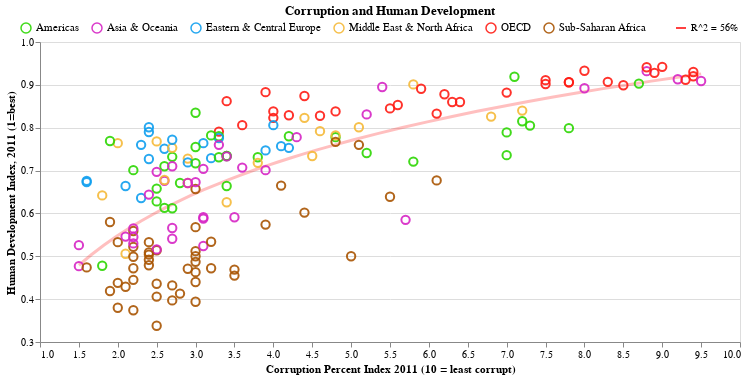

Notebook code cell kept with this figure:
### Markdown cell above
# Mudanças e Iteratividade

Mudanças que quero fazer:

+ Particularmente eu não gosto muito desse arranjo de cores, vou fazer algumas alterações consultando a ferramenta do AdobeColor
+ Colocar uma tooltip que mostra o nome do pais, IDH e o Indice de Corrupção.
+ Colocar destaque em paises de determinado continente quando selecionado na legenda.

### Code cell
selection = alt.selection_multi(fields=['region'], bind='legend')
scales = alt.selection_interval(bind='scales')

base_int = alt.Chart(df, title ='Corruption and Human Development').encode(
    x = alt.X('CPI:Q',title='Corruption Percent Index 2011 (10 = least corrupt)',
              scale=alt.Scale(zero=False),axis=alt.Axis(grid=False)),
    y = alt.Y('IDH:Q', title = 'Human Development Index, 2011 (1=best)',scale=alt.Scale(zero=False,domain =[.3,1])),
    ).properties(
    width=700,
    height=300,
)

points_int = base_int.mark_point(size=70).encode(color = alt.Color('region',scale=alt.Scale(
        range =[ "#2CD602","#D625C4",'#0F9FEE',"#F5B938", "#FF1C14", "#A85402", "#ff6347"]
        ),legend=alt.Legend(
        orient='none',
        legendY=-20,
        legendX=-20,
        direction='horizontal',
        title=None,
        labelFontSize = 11)),
        opacity=alt.condition(selection, alt.value(.9), alt.value(0.1)),                                                       
        tooltip =['country','CPI','IDH','region']
        ).add_selection(
    selection,
    scales
    )

curve_int = base_int.mark_line(
    color='red',
    size=3
).transform_regression(
    'CPI',    
    'IDH',
    method='log'
).encode(opacity=alt.Opacity('line',legend=alt.Legend(orient='none',legendY=-20,legendX=635,direction='horizontal',
        title=None,values=['R^2 = 56%']),scale=alt.Scale(type='ordinal', range=[0.25])))



curve_int + points_int

### Figure 1 — Vega-Lite specification as saved in the notebook (floating-point values rounded to 4 significant figures; data arrays with more than 128 entries replaced by an {"elided": "..."} marker saying what was removed)
{"config": {"view": {"continuousWidth": 400, "continuousHeight": 300}}, "layer": [{"mark": {"type": "line", "color": "red", "size": 3}, "encoding": {"opacity": {"type": "nominal", "field": "line", "legend": {"direction": "horizontal", "legendX": 635, "legendY": -20, "orient": "none", "title": null, "values": ["R^2 = 56%"]}, "scale": {"range": [0.25], "type": "ordinal"}}, "x": {"type": "quantitative", "axis": {"grid": false}, "field": "CPI", "scale": {"zero": false}, "title": "Corruption Percent Index 2011 (10 = least corrupt)"}, "y": {"type": "quantitative", "field": "IDH", "scale": {"domain": [0.3, 1], "zero": false}, "title": "Human Development Index, 2011 (1=best)"}}, "height": 300, "title": "Corruption and Human Development", "transform": [{"on": "CPI", "regression": "IDH", "method": "log"}], "width": 700}, {"mark": {"type": "point", "size": 70}, "encoding": {"color": {"type": "nominal", "field": "region", "legend": {"direction": "horizontal", "labelFontSize": 11, "legendX": -20, "legendY": -20, "orient": "none", "title": null}, "scale": {"range": ["#2CD602", "#D625C4", "#0F9FEE", "#F5B938", "#FF1C14", "#A85402", "#ff6347"]}}, "opacity": {"condition": {"value": 0.9, "selection": "selector001"}, "value": 0.1}, "tooltip": [{"type": "nominal", "field": "country"}, {"type": "quantitative", "field": "CPI"}, {"type": "quantitative", "field": "IDH"}, {"type": "nominal", "field": "region"}], "x": {"type": "quantitative", "axis": {"grid": false}, "field": "CPI", "scale": {"zero": false}, "title": "Corruption Percent Index 2011 (10 = least corrupt)"}, "y": {"type": "quantitative", "field": "IDH", "scale": {"domain": [0.3, 1], "zero": false}, "title": "Human Development Index, 2011 (1=best)"}}, "height": 300, "selection": {"selector001": {"type": "multi", "fields": ["region"], "bind": "legend"}, "selector002": {"type": "interval", "bind": "scales"}}, "title": "Corruption and Human Development", "width": 700}], "data": {"name": "data-f53209f20b8ea75aa8d1a9c13dea7727"}, "$schema": "https://vega.github.io/schema/vega-lite/v4.8.1.json", "datasets": {"data-f53209f20b8ea75aa8d1a9c13dea7727": {"elided": "176 records"}}}
